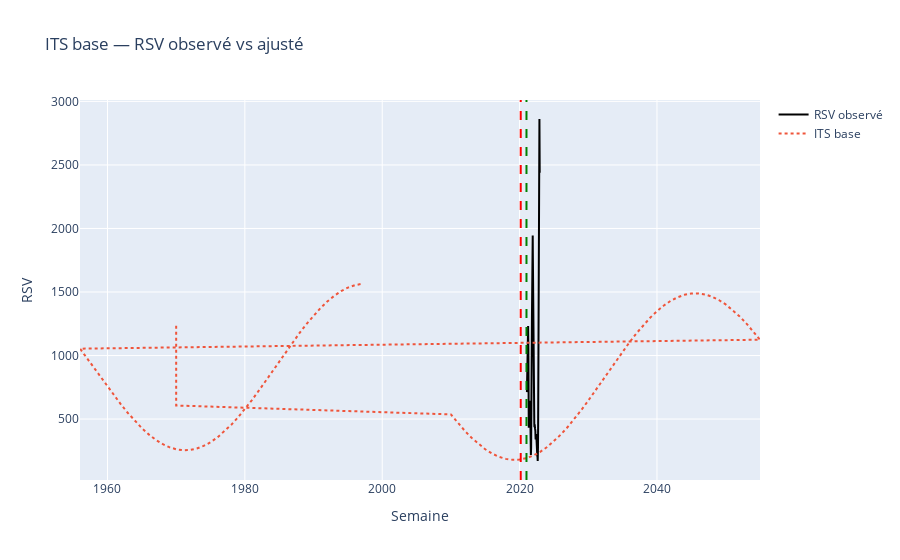
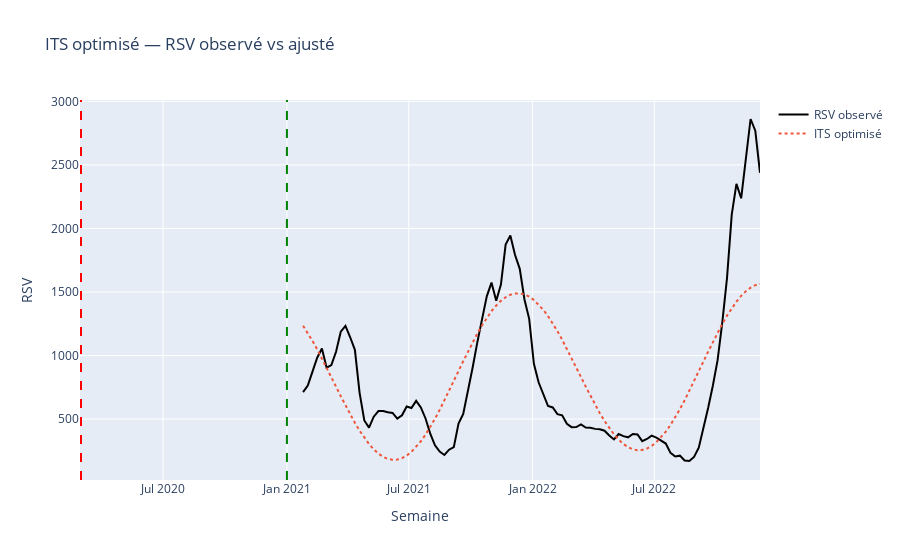

The notebook cell these images were saved under, in order:
### Markdown cell above
## 6. Modèle ITS : repérer les ruptures

Le modèle ITS (Interrupted Time Series) observe les cassures nettes :
- avant/après mars 2020 (arrivée du COVID),
- avant/après janvier 2021 (déploiement du vaccin).

Il ressemble à une règle qui trace deux droites et mesure la marche entre elles. Il ne voit pas la saisonnalité fine, donc ses courbes paraissent parfois "cassées" ou lentes : c'est normal, il sert surtout à confirmer l'impact brutal des événements.

### Code cell
df_its = df_base.copy().reset_index().sort_values("date_monday")
df_its["t"] = np.arange(len(df_its))
df_its["post_covid"] = (df_its["date_monday"] >= COVID_START).astype(int)
df_its["post_vacc"] = (df_its["date_monday"] >= VACC_START).astype(int)
df_its["t_post_covid"] = df_its["t"] * df_its["post_covid"]
df_its["t_post_vacc"] = df_its["t"] * df_its["post_vacc"]

its_X_cols = ["t", "sin52", "cos52", "post_covid", "t_post_covid", "post_vacc", "t_post_vacc"]
its_base = sm.OLS(df_its["RSV"], sm.add_constant(df_its[its_X_cols])).fit(
    cov_type="HAC", cov_kwds={"maxlags": 12}
)
print(f"ITS base — AIC = {its_base.aic:.1f} | BIC = {its_base.bic:.1f} | Durbin-Watson = {sm.stats.stattools.durbin_watson(its_base.resid):.3f}")

plot_series(
    df_its.set_index("date_monday"),
    fitted={"ITS base": its_base.fittedvalues.reindex(df_its.index)},
    title="ITS base — RSV observé vs ajusté"
)

def add_fourier(df: pd.DataFrame, K: int = 1, period: int = 52) -> pd.DataFrame:
    df = df.copy()
    t = np.arange(len(df))
    for k in range(1, K + 1):
        df[f"sin{k}"] = np.sin(2 * np.pi * k * t / period)
        df[f"cos{k}"] = np.cos(2 * np.pi * k * t / period)
    return df

steps_days = [-28, -14, 0, 14, 28]
candidates_covid = [COVID_START + pd.to_timedelta(days, unit="D") for days in steps_days]
candidates_vacc = [VACC_START + pd.to_timedelta(days, unit="D") for days in steps_days]
Ks = [1, 2, 3]

best_its = None

def make_its_design(df: pd.DataFrame, covid_date: pd.Timestamp, vacc_date: pd.Timestamp, K: int):
    dfX = df.copy().reset_index().rename(columns={"date_monday": "date"}).sort_values("date")
    dfX["t"] = np.arange(len(dfX))
    dfX["post_covid"] = (dfX["date"] >= covid_date).astype(int)
    dfX["post_vacc"] = (dfX["date"] >= vacc_date).astype(int)
    dfX["t_post_covid"] = dfX["t"] * dfX["post_covid"]
    dfX["t_post_vacc"] = dfX["t"] * dfX["post_vacc"]
    dfX = add_fourier(dfX, K=K)
    y = dfX["RSV"].astype(float)
    X_cols = [
        "t", "post_covid", "t_post_covid", "post_vacc", "t_post_vacc"
    ] + [f"sin{k}" for k in range(1, K + 1)] + [f"cos{k}" for k in range(1, K + 1)]
    for col in ["cov12_lag", "MNP_lag", "work_lag"]:
        if col in dfX.columns:
            X_cols.append(col)
    design = dfX.set_index(pd.to_datetime(dfX["date"]))
    hac_lags = int(np.clip(np.sqrt(len(design)), 8, 24))
    fit = sm.OLS(y, sm.add_constant(design[X_cols])).fit(
        cov_type="HAC", cov_kwds={"maxlags": hac_lags}
    )
    return fit, design, X_cols

for K in Ks:
    for covid_date in candidates_covid:
        for vacc_date in candidates_vacc:
            if vacc_date <= covid_date:
                continue
            try:
                fit, design, cols = make_its_design(
                    df_opt[["RSV", "cov12_lag", "MNP_lag", "work_lag"]],
                    covid_date=covid_date,
                    vacc_date=vacc_date,
                    K=K
                )
                if (best_its is None) or (fit.aic < best_its["aic"]):
                    best_its = {
                        "aic": fit.aic,
                        "bic": fit.bic,
                        "K": K,
                        "covid": covid_date,
                        "vacc": vacc_date,
                        "fit": fit,
                        "design": design,
                        "cols": cols,
                    }
            except Exception:
                continue

if best_its is None:
    print("⚠️ Aucun paramétrage ITS amélioré n'a convergé — on garde le modèle de base.")
    its_best_fit = its_base
    df_its_best = df_its.set_index("date_monday")
else:
    its_best_fit = best_its["fit"]
    df_its_best = best_its["design"]
    print(
        f"ITS optimisé — K={best_its['K']} | COVID={best_its['covid'].date()} | VACC={best_its['vacc'].date()} | AIC = {best_its['aic']:.1f} | BIC = {best_its['bic']:.1f}"
    )

its_params = its_best_fit.params.copy()
feature_cols = [c for c in its_params.index if c != "const"]
its_design_matrix = sm.add_constant(df_its_best[feature_cols], has_constant='add')
its_design_matrix = its_design_matrix.loc[:, its_params.index]
its_reference_index = its_design_matrix.index
its_pred_base = pd.Series(its_design_matrix.values @ its_params.values, index=its_reference_index)

lb_its = acorr_ljungbox(its_best_fit.resid, lags=[8, 12, 24], return_df=True)[["lb_stat", "lb_pvalue"]]
display(lb_its)

plot_series(
    df_its_best.assign(RSV=df_its_best.get("RSV", its_pred_base)),
    fitted={"ITS optimisé": its_pred_base},
    title="ITS optimisé — RSV observé vs ajusté"
)
